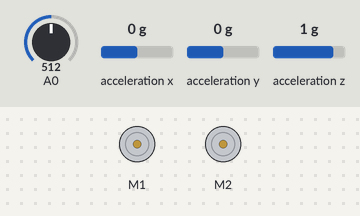
Simulated run of this sketch. Board: Arduino Nano, built with avr-gcc and run on an emulated ATmega328P. Parts: 2 × DC motor (green arrow = forward, orange = backward, longer = faster). Inputs (shaded band) come from the test bench; at power-on: A0 = 512, acceleration x 0 g, acceleration y 0 g, acceleration z 1 g. What the sketch prints to the serial monitor is not drawn.

Above: at 0.8 s.
0.9 s: A0 set to 263
3.9 s: A0 set to 233
At 8.03 s:
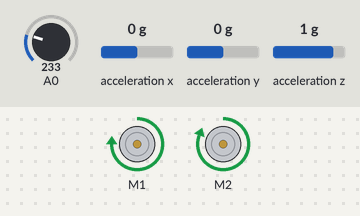
At 15.2 s:
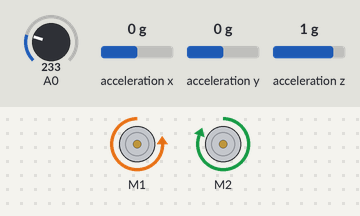
Timing chart, 0 to 15.9 s (numbered marks = the images above; inputs shaded):
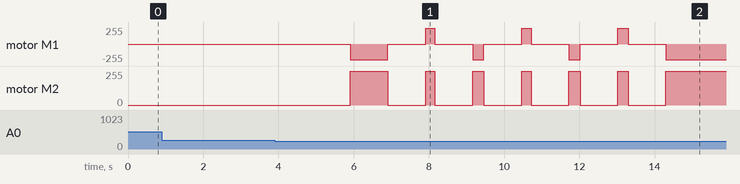

Measured:
- the behaviour switches between 251 and 250 on A0 (found by bisection; images 0 and 1)
- after the input at 3.9 s, motor M1: stopped → backward 234/255 after 2.0 s, then repeats every 2.6 s: stopped 1.0 s, forward 234/255 0.25 s, stopped 1.0 s, backward 234/255 0.30 s; motor M2: stopped → forward 255/255 after 2.0 s, then repeats every 1.3 s: stopped 1.0 s, forward 255/255 0.25 s

The sketch:

Follow_Path.ino
```cpp
//  IMPORTS
#include <RedBot.h>

//  INSTANCE VARIABLES
/* Sensor, encoder, and motor object initializations. Note that sensor constructors
 * are used to instantiate no particular sensor
 */
RedBotEncoder encoder = RedBotEncoder(A2, 10);
RedBotSensor leftIRSensor = RedBotSensor(A3);
RedBotSensor centerIRSensor = RedBotSensor(A6);
RedBotSensor rightIRSensor = RedBotSensor(A7);
RedBotSensor keyholeIRSensor = RedBotSensor(A0);
RedBotAccel accelerometer;
RedBotMotors motors;

//  Variables to store motor speeds
int leftMotorSpeed;
int rightMotorSpeed;
int motorPower;
int XZ;

//  CONSTANTS
//  The IR sensor values, measured 1/8" from the ground
#define BLACK_MIN 990
#define BLACK_MAX 1100
#define RED_MIN 50
#define RED_MAX 200
#define BROWN_MIN 400
#define BROWN_MAX 980


//  Nominal speeds for the motors (max is 255)
#define SLOW_SPEED 20
#define MID_SPEED 125
#define FAST_SPEED 245

void setup()
{
    //  Initialize baudrate
    Serial.begin(115200);

    //  Motor encoder calibration
    encoder.clearEnc(BOTH);

    while (keyholeIRSensor.read() > 250)
    {
        Serial.print("\nEnter Key\n");
    }
    delay(2000);
}

void loop()
{
    //  Provides IR readings through serial monitor
    accelerometer.read();
    readSensorData();

    encodedDrive();
    delay(1000);
    motors.leftBrake();
    motors.rightBrake();
    delay(1000);

    //////////////////////////////////////////////////////////////////
    encodedTankTurn(0);
    delay(250);
    motors.leftBrake();
    motors.rightBrake();
    delay(1000);

    encodedDrive();
    delay(300);
    motors.leftBrake();
    motors.rightBrake();
    delay(1000);

    encodedTankTurn(0);
    delay(250);
    motors.leftBrake();
    motors.rightBrake();
    delay(1000);

    encodedDrive();
    delay(300);
    motors.leftBrake();
    motors.rightBrake();
    delay(1000);

    encodedTankTurn(0);
    delay(275);
    motors.leftBrake();
    motors.rightBrake();
    delay(1000);

    encodedDrive();
    if (accelerometer.angleXZ > 15)
    {
        motorPower = map(XZ, 0, 90, 0, 255);
        motors.drive(motorPower);
        accelerometer.read();
        XZ = accelerometer.angleXZ;
    }
    delay(100000000000000000);
}

void encodedDrive()
{
    if (-encoder.getTicks(LEFT) > 0 && abs(encoder.getTicks(RIGHT)) < 0 || -encoder.getTicks(LEFT) < 0 && abs(encoder.getTicks(RIGHT)) > 0)
    {
        encoder.clearEnc(BOTH);
    }

    int initializer = 1; // value to ensure starting encoder value is above 0
    int leftTicks = -encoder.getTicks(LEFT) + initializer;
    int rightTicks = encoder.getTicks(RIGHT);
    int offset = 10;

    if (leftTicks > rightTicks)
    {
        motors.leftBrake();
        motors.rightBrake();
        motors.leftMotor(FAST_SPEED - offset);
        motors.rightMotor(FAST_SPEED + offset);
    }
    else if (leftTicks < rightTicks)
    {
        motors.leftBrake();
        motors.rightBrake();
        motors.leftMotor(FAST_SPEED + offset);
        motors.rightMotor(FAST_SPEED - offset);
    }
}

//  direction: 0 is counterclockwise, 1 is clockwise
void encodedTankTurn(int direction)
{
    //  clear encoders if transitioning from straight drive to turning
    if (-encoder.getTicks(LEFT) > 0 && encoder.getTicks(RIGHT) > 0 || -encoder.getTicks(LEFT) < 0 && encoder.getTicks(RIGHT) < 0)
    {
        encoder.clearEnc(BOTH);
    }

    int initializer = 1; // value to ensure starting encoder value is above 0
    int leftTicks = -encoder.getTicks(LEFT) + initializer;
    int rightTicks = encoder.getTicks(RIGHT);
    int offset = 10;

    if (direction == 0)
    {
        if (abs(leftTicks) > rightTicks)
        {
            motors.leftBrake();
            motors.rightBrake();
            motors.leftMotor(-(FAST_SPEED - offset));
            motors.rightMotor(FAST_SPEED + offset);
        }
        else if (abs(leftTicks) < rightTicks)
        {
            motors.leftBrake();
            motors.rightBrake();
            motors.leftMotor(-(FAST_SPEED + offset));
            motors.rightMotor(FAST_SPEED - offset);
        }
    }
    else if (direction == 1)
    {
        if (leftTicks > abs(rightTicks))
        {
            motors.leftBrake();
            motors.rightBrake();
            motors.leftMotor(FAST_SPEED - offset);
            motors.rightMotor(-(FAST_SPEED + offset));
        }
        else if (leftTicks < abs(rightTicks))
        {
            motors.leftBrake();
            motors.rightBrake();
            motors.leftMotor(FAST_SPEED + offset);
            motors.rightMotor(-(FAST_SPEED - offset));
        }
    }
}

void driveRamp()
{
    motors.leftBrake();
    motors.rightBrake();
    encodedDrive();
}

void driveMound()
{
    motors.leftBrake();
    motors.rightBrake();
    encodedTankTurn(1);
    delay(1000);
    motors.leftBrake();
    motors.rightBrake();
}

void readSensorData()
{
    //delay(1000);

    //  Provides encoder readings through serial monitor
    Serial.println("Encoder Values:");
    Serial.print(encoder.getTicks(RIGHT));
    Serial.print("\t");
    Serial.print(-encoder.getTicks(LEFT));
    Serial.print("\t");
    Serial.println();


    //Provides IR readings through serial monitor
    Serial.println("IR Sensor Values:");
    Serial.print(leftIRSensor.read());
    Serial.print("\t");
    Serial.print(centerIRSensor.read());
    Serial.print("\t");
    Serial.print(rightIRSensor.read());
    Serial.println();


    // Provides accelerometer readings through serial monitor
    accelerometer.read();
    Serial.println("Accelerometer Values:");
    Serial.print(accelerometer.angleXZ);
    Serial.print("\t");
    Serial.print(accelerometer.angleXY);
    Serial.print("\t");
    Serial.print(accelerometer.angleYZ);
    Serial.println();
}
```
